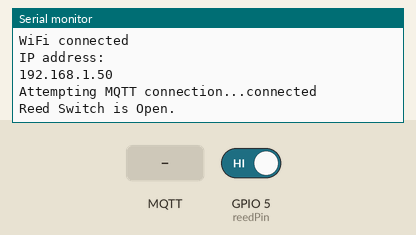
Bench run of a sketch on a simulated ESP8266 (NodeMCU). On the bench: the last lines printed to the serial monitor. Inputs (shaded band) come from the test bench; at power-on: GPIO 5 (reedPin) HIGH. WiFi joins after 1.5 s; servers stay silent unless stated; random numbers use the default seed unless the sketch sets one; no MQTT or app messages arrive unless stated.

Above: at 2.7 s.
2.8 s: GPIO 5 (reedPin) driven LOW
At 4.2 s:
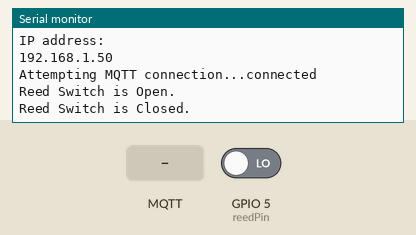
5.0 s: MQTT message "1" arrives on the first subscribed topic
At 6.2 s:
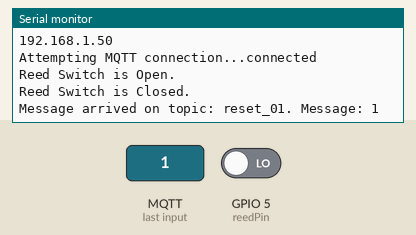
6.5 s: MQTT message "on" arrives on the first subscribed topic
At 7.6 s:
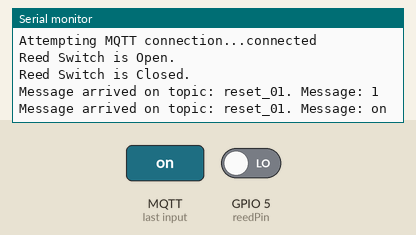
8.0 s: MQTT message "off" arrives on the first subscribed topic
At 8.7 s:
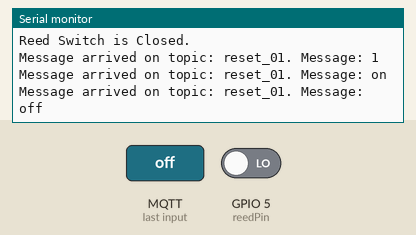

The sketch:

EscapeRoom_ReedSwitch.ino
```cpp
/*
Project:  Reed Switch with MQTT und OTA update for an Escpare Room
Author:   Thomas Edlinger for www.edistechlab.com
Date:     Created 26.11.2021
Version:  V1.0
IDE:      Arduino IDE 1.8.16
 
Required Board (Tools -> Board -> Boards Manager...)
 - Board: esp8266 by ESP8266 Community   V3.0.2
 - Board: esp32   by Espressif Systems   V1.0.6

Required libraries (sketch -> include library -> manage libraries)
 - PubSubClient by Nick ‘O Leary V2.8.0
 - ArduinoOTA by Juraj Andrassy V1.0.5
*/

#include <PubSubClient.h>
#include <ArduinoOTA.h>
//#include <WiFi.h>  // ESP32 only

// ----------- Code Anpassungen -----------
#define wifi_ssid "Your_SSID"
#define wifi_password "Your_Password"
#define mqtt_server "MQTT_Server_IP"
#define mqtt_user "MQTT_username"
#define mqtt_password "MQTT_PW"
#define ESPHostname "Reed-Switch01"
String clientId = "Reed-Switch01-";
#define status_topic "reed_status_01"
#define timer_topic "timer_01"
#define reset_topic "reset_01"
#define activ_topic "activ_01"
#define alarm_topic "alarm_01"
const int reedPin = 5;  // D1 - optional zum anpassen
int timeout = 3600;  // 60 Minuten für das timeout in Sekunden

// ---- Ab hier muss nichts mehr angepasst werden
bool switchState;
bool reedStatusOpen;
bool activeBox;
bool timer = false;
bool errorFlag = false;
int sekunden;
const int sensorTakt = 1000; //alle 1 Sekunden wird der Sensor ausgelesen
long lastMsg = 0;
char msg[50];

WiFiClient espClient;
PubSubClient client(espClient);

void setup() {
  Serial.begin(115200);
  setup_wifi();
  ArduinoOTA.setHostname(ESPHostname);
  // ArduinoOTA.setPassword("admin");
  ArduinoOTA.begin();
  client.setServer(mqtt_server, 1883);
  client.setCallback(callback);
}

void loop() {
  if (!client.connected()) {
    reconnect();
  }
  client.loop();
  ArduinoOTA.handle();
  long now = millis();
  if (now - lastMsg > sensorTakt) {
    lastMsg = now;
    readReedSwitch();
    if (timer == true) {sendTime();}
  }
}

void readReedSwitch() {
  switchState = digitalRead(reedPin);
  if (switchState == LOW) {
    if (reedStatusOpen == true) {
      Serial.println("Reed Switch is Closed.");
      client.publish(status_topic, "LOW");
      reedStatusOpen = false;
    }
  }
  else {
    if (reedStatusOpen == false) {
      Serial.println("Reed Switch is Open.");
      client.publish(status_topic, "HIGH");
      reedStatusOpen = true;
      activSet();
      if (timer == false) {startTimer();}
    }
  }
}

void resetBox() {
  switchState = digitalRead(reedPin);
  deactivSet();
  errorCheck();
  sekunden=0;
  timer = false;
  errorCheck();
  client.publish(timer_topic, String(sekunden).c_str(), true);
  if (switchState == LOW) {
    client.publish(status_topic, "LOW");
    reedStatusOpen = false;
  }
  else {
    client.publish(status_topic, "HIGH");
    reedStatusOpen = true;
  }
}

void startTimer() {
  timer = true;
  sekunden = 0;
}

void stopTimer() {
  timer = false;
  sekunden = 0;
}

void sendTime() {
  if (sekunden <= timeout) {
    sekunden++;
    client.publish(timer_topic, String(sekunden).c_str(), true);
  }
  else {alarmSetON();}
}

void activSet() {
  activeBox = true;
  client.publish(activ_topic, "HIGH");
}

void deactivSet() {
  activeBox = false;
  client.publish(activ_topic, "LOW");
  stopTimer();
}

void alarmSetON() {
  errorFlag = true;
  client.publish(alarm_topic, "HIGH");
}

void alarmSetOFF() {
  errorFlag = false;
  client.publish(alarm_topic, "LOW");
}

void errorCheck() {
  if (reedStatusOpen == false) {alarmSetOFF();}
}

void setup_wifi() {
  delay(10);
  // We start by connecting to a WiFi network
  Serial.println();
  Serial.print("Connecting to ");
  Serial.println(wifi_ssid);
  WiFi.begin(wifi_ssid, wifi_password);
  while (WiFi.status() != WL_CONNECTED) {
    delay(500);
    Serial.print(".");
  }
  Serial.println("");
  Serial.println("WiFi connected");
  Serial.println("IP address: ");
  Serial.println(WiFi.localIP());
}

void callback(char* topic, byte* message, unsigned int length) {
  Serial.print("Message arrived on topic: ");
  Serial.print(topic);
  Serial.print(". Message: ");
  String messageTemp;
  for (int i = 0; i < length; i++) {
    Serial.print((char)message[i]);
    messageTemp += (char)message[i];
  }
  Serial.println();
  if (String(topic) == reset_topic) {
    resetBox();
  }
}

 void reconnect() {
  // Loop until we're reconnected
  while (!client.connected()) {
    Serial.print("Attempting MQTT connection...");
    // Create a random client ID
    clientId += String(random(0xffff), HEX);
    // Attempt to connect
    if (client.connect(clientId.c_str(), mqtt_user, mqtt_password)) {
      Serial.println("connected");
      // Once connected, publish an announcement...
      client.publish(status_topic, ESPHostname);
      // ... and resubscribe
      client.subscribe(reset_topic);
    } else {
        Serial.print("failed, rc=");
        Serial.print(client.state());
        Serial.println(" try again in 5 seconds");
        // Wait 5 seconds before retrying
        delay(5000);
      }
   }
}
```

Measured:
- after the input at 2.8 s, the serial monitor: prints a new line after 0.77 s (image 1)
- after the input at 5.0 s, the serial monitor: prints a new line at once (image 2)
- after the input at 6.5 s, the serial monitor: prints a new line at once (image 3)
- after the input at 8.0 s, the serial monitor: prints a new line at once (image 4)
